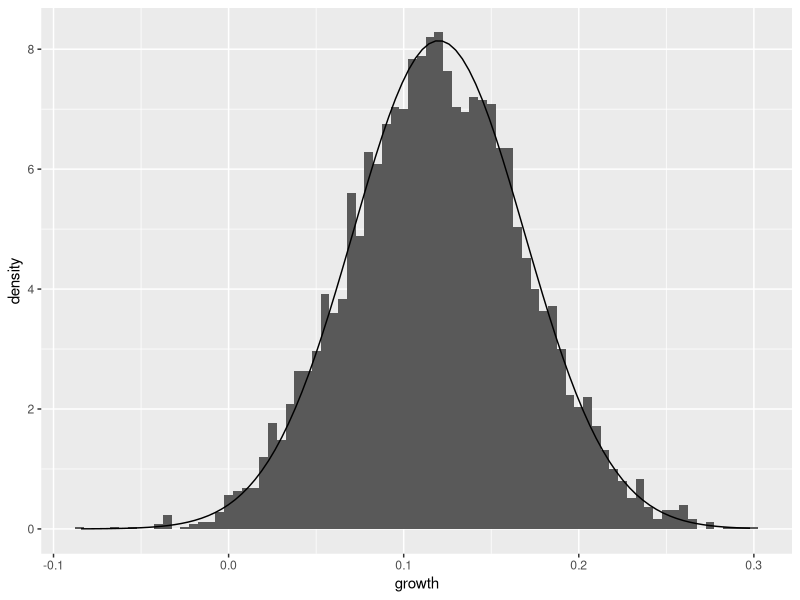

Reproduce this figure in R.
## ---- chunk 1

suppressPackageStartupMessages(library(tidyverse))

# 3.8 is about log(45), seems like a good fish size.
true_size_last_year <- 3.8
true_size_this_year <- 3.92

## observation error
sigma_last_year <- 0.05
sigma_this_year <- 0.01

growth <- purrr:::map_dbl(1:5e3,   
            \(x) {
              last_year_obs <- rnorm(1, true_size_last_year, sigma_last_year)
              this_year_obs <- rnorm(1, true_size_this_year, sigma_this_year)
              
              this_year_obs - last_year_obs}
) 



growth |> 
  enframe(value = "growth") |> 
  ggplot(aes(x = growth)) + 
  geom_histogram(aes(y = ..density..), binwidth = .005) +
  # stat_density() +
  stat_function(fun = dnorm, 
                args = list(mean = true_size_this_year - true_size_last_year,
                            sd = sqrt(abs(sigma_this_year^2 - sigma_last_year^2)))) + 
NULL

